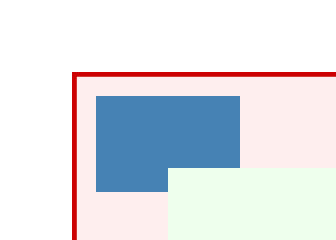

Vega-Lite specification stored for this chart:
### Vega specification from a JSON file in a GitHub repository (floating-point values rounded to 4 significant figures)
{"$schema": "https://vega.github.io/schema/vega/v6.json", "description": "Group items whose box is left out of their bounds (noBound), with and without a clip: the view's autosize pad sees only what they hold (and nothing of a clipped one).", "width": 60, "height": 40, "padding": 5, "marks": [{"type": "group", "encode": {"update": {"x": {"value": 10}, "y": {"value": 10}, "width": {"value": 200}, "height": {"value": 150}, "fill": {"value": "#fee"}, "stroke": {"value": "#c00"}, "noBound": {"value": true}}}, "marks": [{"type": "rect", "encode": {"update": {"x": {"value": 5}, "width": {"value": 30}, "y": {"value": 5}, "height": {"value": 20}, "fill": {"value": "steelblue"}}}}]}, {"type": "group", "encode": {"update": {"x": {"value": 30}, "y": {"value": 30}, "width": {"value": 120}, "height": {"value": 90}, "fill": {"value": "#efe"}, "noBound": {"value": true}, "clip": {"value": true}}}, "marks": [{"type": "symbol", "encode": {"update": {"x": {"value": 100}, "y": {"value": 80}, "size": {"value": 400}, "fill": {"value": "orange"}}}}]}]}
